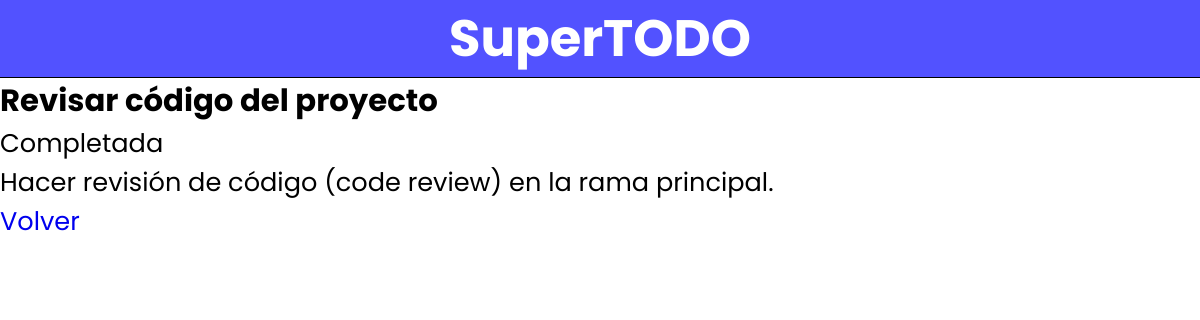
Screenshot of /tasks/revisar-codigo-del-proyecto/ with the database file from the repository.
### tasks/models.py (models this page shows)
class Task(models.Model):
    name = models.CharField(max_length=256)
    description = models.TextField(blank=True)
    slug = models.SlugField(unique=True, max_length=128)
    completed = models.BooleanField(default=False)
    created_at = models.DateTimeField(auto_now_add=True)
    updated_at = models.DateTimeField(auto_now=True)
    def __str__(self):
        return self.name

### tasks/decorators.py (the view)
    def wrapper(request, task_slug, *args, **kwargs):
        try:
            request.task = Task.objects.get(slug=task_slug)
        except Task.DoesNotExist:
            return HttpResponse(f'La tarea con el slug {task_slug} no existe.')
        return view(request, task_slug, *args, **kwargs)

### tasks/views.py (called while the page is built)
@check_exist_slug
def task_detail(request, task_slug):
    return render(request, 'tasks/task/detail.html', {'task': request.task})

### tasks/templates/tasks/task/detail.html
{% extends 'base.html' %}
{% block content %}
  <h2>{{ task }}</h2>
  <p>{{ task.completed|yesno:'Completada, Pendiente' }}</p>
  <p>{{ task.description }}</p>
  <a href="{% url 'tasks:task-list' %}">Volver</a>
{% endblock %}

### shared/static/css/base.css (style rules this page uses)
* { margin: 0; padding: 0; box-sizing: border-box; }
body { font-family: "Poppins"; }
html { font-size: 62.5%; font-size: 1.6rem; }
h2 { font-size: 1.2rem; }
a { text-decoration: none; }

### rows the page displays
Task: name "Revisar código del proyecto", completed "Completada", description "Hacer revisión de código (code review) en la rama principal."
